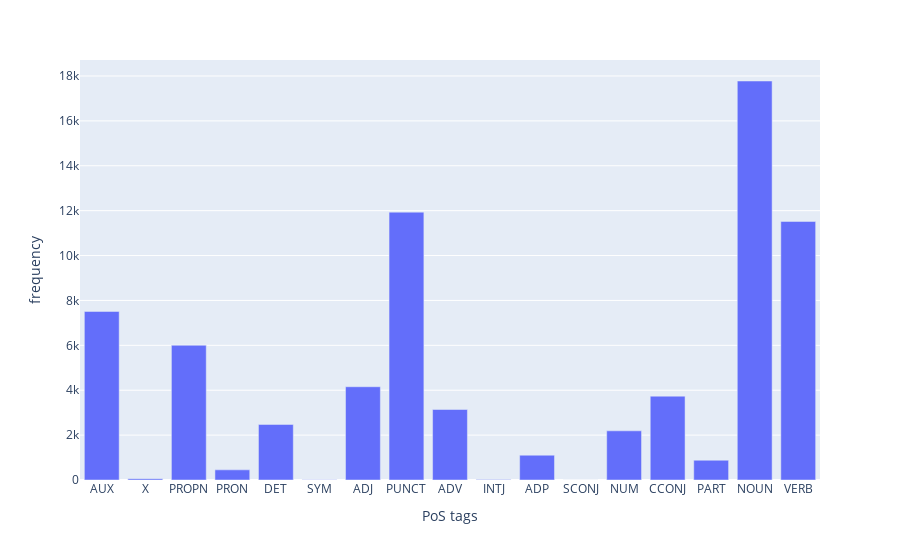

This figure's notebook cell:
### Markdown cell above
## 4.4 Tags

### Code cell
basque_individual_tag_frequencies = basque_dataset.train.statistics.individual_tag_frequencies

basque_individual_tag_frequencies_dataframe = pd.DataFrame(
    {
        'PoS tags': basque_individual_tag_frequencies.keys(),
        'frequency': basque_individual_tag_frequencies.values()
    }
)
basque_individual_tag_frequencies_histogram = px.bar(
    data_frame=basque_individual_tag_frequencies_dataframe,
    x='PoS tags',
    y='frequency'
)
basque_individual_tag_frequencies_histogram.show()

### Figure 1 — Plotly figure (JSON) as saved in the notebook; plotly's stock layout.template omitted (floating-point values rounded to 4 significant figures)
{"data": [{"alignmentgroup": "True", "hovertemplate": "PoS tags=%{x}<br>frequency=%{y}<extra></extra>", "legendgroup": "", "marker": {"color": "#636efa", "pattern": {"shape": ""}}, "name": "", "offsetgroup": "", "orientation": "v", "showlegend": false, "textposition": "auto", "x": ["AUX", "X", "PROPN", "PRON", "DET", "SYM", "ADJ", "PUNCT", "ADV", "INTJ", "ADP", "SCONJ", "NUM", "CCONJ", "PART", "NOUN", "VERB"], "xaxis": "x", "y": [7510, 60, 6004, 453, 2475, 10, 4155, 11934, 3141, 22, 1105, 1, 2191, 3735, 881, 17777, 11520], "yaxis": "y", "type": "bar"}], "layout": {"xaxis": {"anchor": "y", "domain": [0.0, 1.0], "title": {"text": "PoS tags"}}, "yaxis": {"anchor": "x", "domain": [0.0, 1.0], "title": {"text": "frequency"}}, "legend": {"tracegroupgap": 0}, "margin": {"t": 60}, "barmode": "relative"}}
